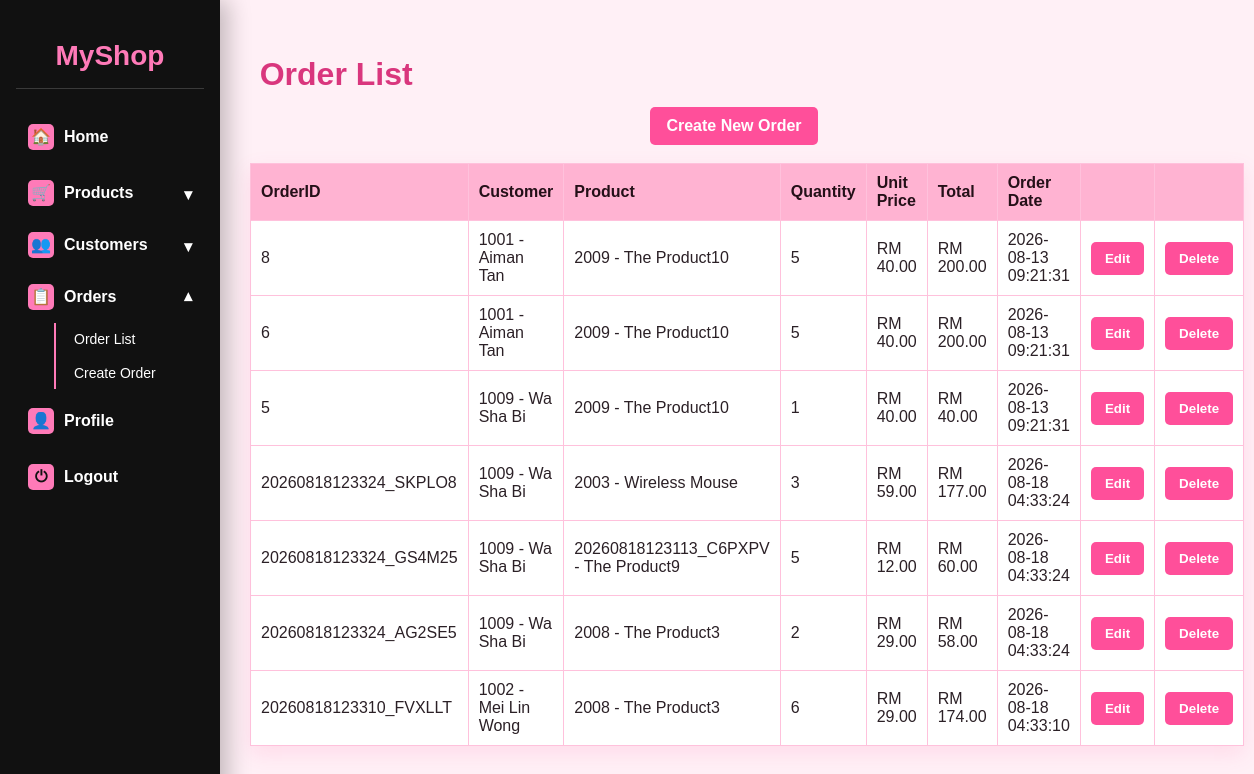
Screenshot of /orders.php (signed in) with the database file from the repository.
### tables this page shows
CREATE TABLE `orders` (
  `OrderID` varchar(32) NOT NULL,
  `CusID` varchar(32) NOT NULL,
  `CustomerName` varchar(255) NOT NULL,
  `ProductID` varchar(32) NOT NULL,
  `ProductName` varchar(255) NOT NULL,
  `Quantity` int(11) NOT NULL,
  `UnitPrice` decimal(10,2) NOT NULL,
  `TotalPrice` decimal(10,2) NOT NULL,
  `OrderDate` timestamp NOT NULL DEFAULT current_timestamp()
);

### orders.php (the view, shortened to what this page needs)
<?php
$servername = "localhost";
$username = "Myshop";
$password = "";
$dbname = "myshop";
$conn = new mysqli($servername, $username, $password, $dbname);
$orders = mysqli_query($conn, "SELECT * FROM orders ORDER BY OrderID DESC");
?>
<!DOCTYPE html>
<html lang="en">
<head>
</head>
<body>
    <div class="sidebar">
        <div class="brand">MyShop</div>
        <a href="homepage.php"><span>&#127968;</span>Home</a>
        <details>
            <summary><span>&#128722;</span>Products</summary>
        </details>
        <details>
            <summary><span>&#128101;</span>Customers</summary>
        </details>
        <details open>
            <summary><span>&#128203;</span>Orders</summary>
            <div class="submenu">
                <a href="orders.php">Order List</a>
                <a href="createorder.php">Create Order</a>
            </div>
        </details>
        <a href="profile.php"><span>&#128100;</span>Profile</a>
        <a href="logout.php"><span>&#9211;</span>Logout</a>
    </div>
    <h1>Order List</h1>
    <a class="create-button" href="createorder.php">Create New Order</a>
    <table>
        <tr>
            <th>OrderID</th>
            <th>Customer</th>
            <th>Product</th>
            <th>Quantity</th>
            <th>Unit Price</th>
            <th>Total</th>
            <th>Order Date</th>
            <th></th>
            <th></th>
        </tr>
        <?php while ($order = mysqli_fetch_assoc($orders)) { ?>
            <tr>
                <td><?php echo $order["OrderID"]; ?></td>
                <td><?php echo htmlspecialchars($order["CusID"] . " - " . $order["CustomerName"]); ?></td>
                <td><?php echo htmlspecialchars($order["ProductID"] . " - " . $order["ProductName"]); ?></td>
                <td><?php echo $order["Quantity"]; ?></td>
                <td>RM <?php echo number_format($order["UnitPrice"], 2); ?></td>
                <td>RM <?php echo number_format($order["TotalPrice"], 2); ?></td>
                <td><?php echo $order["OrderDate"]; ?></td>
                <td>
                    <form action="editorder.php" method="POST">
                        <button type="submit">Edit</button>
                    </form>
                </td>
                <td>
                    <form action="deleteorder.php" method="POST" onsubmit="return confirm('Do you want to delete order <?php echo $order['OrderID']; ?>?');">
                        <button type="submit">Delete</button>
                    </form>
                </td>
            </tr>
        <?php } ?>
    </table>
</body>
</html>

### orders.php (style rules this page uses)
* { box-sizing: border-box; font-family: Arial, Helvetica, sans-serif; }
body { min-width: 480px; max-width: 1600px; margin: 0 auto; padding: 36px 36px 36px 250px; background: #fff0f6; color: #2b2026; }
.sidebar { position: fixed; top: 0; left: 0; bottom: 0; width: 220px; padding: 24px 16px; background: #111111; box-shadow: 8px 0 22px rgba(0, 0, 0, 0.24); }
.brand { margin-bottom: 24px; padding: 16px 10px; color: #ff7ab8; font-size: 28px; font-weight: bold; text-align: center; border-bottom: 1px solid #3a3a3a; }
.sidebar a { display: block; margin: 8px 0; padding: 11px 12px; color: #ffffff; text-decoration: none; border-radius: 6px; font-weight: bold; }
.sidebar span { display: inline-block; width: 26px; height: 26px; margin-right: 10px; border-radius: 5px; background: #ff7ab8; color: #111111; text-align: center; line-height: 26px; }
h1 { width: 98%; max-width: 1280px; margin: 20px auto 0; color: #d9367d; }
.create-button { display: block; width: max-content; margin: 14px auto; padding: 10px 16px; border-radius: 5px; background: #ff4f9a; color: #ffffff; text-decoration: none; font-weight: bold; }
table { width: 98%; max-width: 1280px; margin: 18px auto; border-collapse: collapse; background: #ffffff; border: 1px solid #ffc1dc; box-shadow: 0 8px 20px rgba(255, 79, 154, 0.13); }
th { background: #ffb3d2; color: #241018; }
th, td { border: 1px solid #ffc1dc; padding: 10px; text-align: left; vertical-align: middle; }
form { margin: 0; }
button { padding: 9px 14px; border: 0; border-radius: 5px; background: #ff4f9a; color: #ffffff; cursor: pointer; font-weight: bold; }
.sidebar details { margin: 4px 0; }
.sidebar summary { position: relative; display: block; padding: 11px 12px; border-radius: 6px; color: #ffffff; cursor: pointer; font-weight: bold; list-style: none; }
.sidebar summary::after { content: "\25BE"; position: absolute; top: 16px; right: 12px; color: #ffffff; }
.sidebar details[open] summary::after { transform: rotate(180deg); }
.sidebar .submenu { margin: 2px 0 8px 38px; padding-left: 8px; border-left: 2px solid #ff7ab8; }
.sidebar .submenu a { margin: 2px 0; padding: 8px 10px; font-size: 14px; font-weight: normal; }

### rows the page displays
orders: OrderID "8", CusID+CustomerName "1001 - Aiman Tan", ProductID+ProductName "2009 - The Product10", Quantity "5", UnitPrice "40.00", TotalPrice "200.00", OrderDate "2026-08-13 09:21:31"
orders: OrderID "6", CusID+CustomerName "1001 - Aiman Tan", ProductID+ProductName "2009 - The Product10", Quantity "5", UnitPrice "40.00", TotalPrice "200.00", OrderDate "2026-08-13 09:21:31"
orders: OrderID "5", CusID+CustomerName "1009 - Wa Sha Bi", ProductID+ProductName "2009 - The Product10", Quantity "1", UnitPrice "40.00", TotalPrice "40.00", OrderDate "2026-08-13 09:21:31"
orders: OrderID "20260818123324_SKPLO8", CusID+CustomerName "1009 - Wa Sha Bi", ProductID+ProductName "2003 - Wireless Mouse", Quantity "3", UnitPrice "59.00", TotalPrice "177.00", OrderDate "2026-08-18 04:33:24"
orders: OrderID "20260818123324_GS4M25", CusID+CustomerName "1009 - Wa Sha Bi", ProductID+ProductName "20260818123113_C6PXPV - The Product9", Quantity "5", UnitPrice "12.00", TotalPrice "60.00", OrderDate "2026-08-18 04:33:24"
orders: OrderID "20260818123324_AG2SE5", CusID+CustomerName "1009 - Wa Sha Bi", ProductID+ProductName "2008 - The Product3", Quantity "2", UnitPrice "29.00", TotalPrice "58.00", OrderDate "2026-08-18 04:33:24"
orders: OrderID "20260818123310_FVXLLT", CusID+CustomerName "1002 - Mei Lin Wong", ProductID+ProductName "2008 - The Product3", Quantity "6", UnitPrice "29.00", TotalPrice "174.00", OrderDate "2026-08-18 04:33:10"
